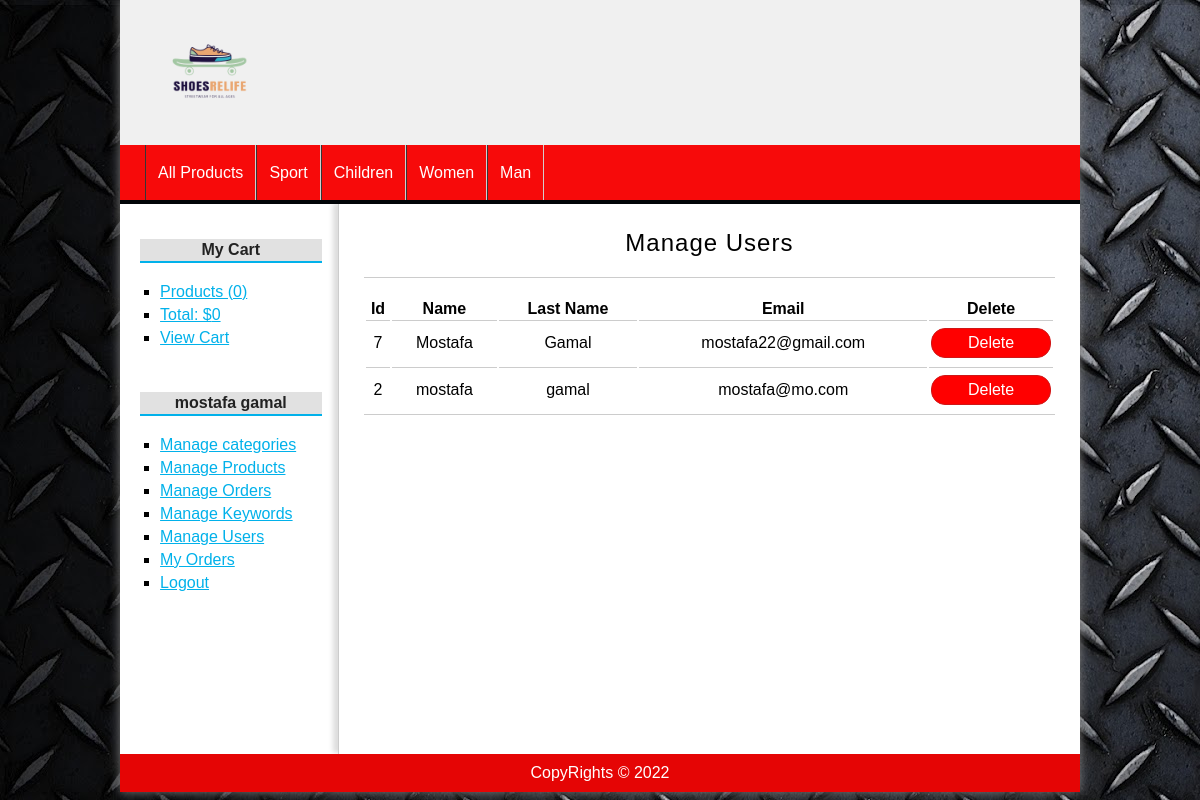
The app's page /users/index (signed in) with its own data.
### tables this page shows
CREATE TABLE `categories` (
  `id` int(255) NOT NULL,
  `name` varchar(100) NOT NULL
);

CREATE TABLE `users` (
  `id` int(255) NOT NULL,
  `name` varchar(100) NOT NULL,
  `lastname` varchar(255) DEFAULT NULL,
  `email` varchar(255) NOT NULL,
  `password` varchar(255) NOT NULL,
  `rol` varchar(20) DEFAULT NULL,
  `image` varchar(255) DEFAULT NULL
);

### config/database.php (called while the page is built)
<?php
class Database{
    public static function connect(){
        $db = new mysqli('localhost', 'root', '', 'php_mvc');
        $db->query("SET NAMES 'utf8'");
        return $db;
    }
}
?>

### helpers/helpers.php (called while the page is built, shortened)
<?php
class Helpers{
    public static function showCategories(){
        require_once 'models/Category.php';
        $category = new Category();
        $categories = $category->getAll();
        return $categories;
    }
}
?>

### models/Category.php (called while the page is built, shortened)
<?php
class Category{
    private $db;
    public function __construct()
    {
        $this->db = Database::connect();
    }
    Public function getAll(){
        $sql = "SELECT * FROM categories ORDER BY id DESC";
        $categories = $this->db->query($sql);
        return $categories;
    }
}
?>

### controllers/UsersController.php (called while the page is built, shortened)
<?php
require_once 'models/User.php';
class UsersController{
    public function index(){
        $user = new User();
        $users = $user->getAll();
        require_once 'views/users/index.php';
    }
}
?>

### models/User.php (called while the page is built, shortened)
<?php
class User{
    private $db;
    public function __construct()
    {
        $this->db = Database::connect();
    }
    Public function getAll(){
        $sql = "SELECT * FROM users ORDER BY id DESC";
        $users = $this->db->query($sql);
        return $users;
    }
}
?>

### views/users/index.php (the view)
<h1>Manage Users</h1>
<table>
    <tr>
        <th>Id</th>
        <th>Name</th>
        <th>Last Name</th>
        <th>Email</th>
        <th>Delete</th>
    </tr>
    <?php while($user = $users->fetch_object()): ?>
        <tr>
            <td><?= $user->id ?></td>
            <td><?= $user->name ?></td>
            <td><?= $user->lastname ?></td>
            <td><?= $user->email ?></td>
            <td>
            <a href="<?=base_url?>users/delete&id=<?=$user->id?>" class="button button-manage button-red">Delete</a>
            </td>
        </tr>
    <?php endwhile; ?>
</table>

### views/partials/header.php (shortened to what this page needs)
<!DOCTYPE html>
<html lang="en">
<head>
    <link rel="stylesheet" href="<?=base_url?>assets/css/styles.css">
</head>
<body>
    <div id="container">
        <header id="header">
            <div id="logo">
                <img src="<?=base_url?>assets/img/brandlogo.png" alt="Logo">
            </div>
        </header>
        <?php $categories = Helpers::showCategories(); ?>
        <nav id="menu">
            <ul>
                <li><a href="<?=base_url?>">All Products</a></li>
                <?php while($category = $categories->fetch_object()): ?>
                <li><a href="<?=base_url?>categories/show&id=<?=$category->id?>"><?= $category->name ?></a></li>
                <?php endwhile; ?>
            </ul>
        </nav>
        <div class="row">
        <div id="content">

### assets/css/styles.css (style rules this page uses)
* { padding: 0px; margin: 0px; font-family: sans-serif, Helvetica, Arial; }
body { background: url(../img/303.jpg); }
a { color: #01B1EA; }
table { text-align: center; width: 100%; border-bottom: 1px solid #ccc; }
td { border-top: 1px solid #ccc; padding: 2px; }
#container { width: 80%; margin: 0px auto; box-shadow: 0px 0px 10px gray; background: white; }
#header { height: 145px; background: #F0F0F0; }
#logo { padding: 20px; margin-left: 20px; float:left; }
#logo img { float:left; height: 100px; }
#menu { clear:both; background: #f70a0a; color: white; height: 55px; border-bottom: 4px solid #010407; }
#menu ul { list-style: none; text-decoration: none; margin: 0px auto; margin-left: 25px; }
#menu ul li { line-height: 55px; float:left; border-right: 1px solid #d5cdcd; }
#menu a { display: block; color: white; text-decoration: none; padding-left: 12px; padding-right: 12px; transition: all 300ms; }
#menu a:first-child { border-left: 1px solid #363636; }
#content { margin: 0px auto; overflow: hidden; background: white; }
input[type="button"], input[type="submit"], button, .button { display: block; border-radius: 14px; width: auto; padding: 5px; padding-left: 10px; padding-right: 10px; color: white; background: #2979CD; border: 1px solid #11608E; cursor:pointer; }
.button { background: #2514bd; color: white !important; text-decoration: none; }
.button-manage { margin-top: 5px; margin-bottom: 5px; }
.button-red { background: red; border: 1px solid #cf1717; }
#central h1 { font-size: 24px; font-weight: normal; letter-spacing: 1px; text-align: center; border-bottom: 1px solid #ccc; margin-bottom: 20px; padding: 20px; padding-top: 0px; }

### records on screen
categories: name "Sport"
categories: name "Children"
categories: name "Women"
categories: name "Man"
users: id "7", name "Mostafa", lastname "Gamal", email "mostafa22@gmail.com"
users: id "2", name "mostafa", lastname "gamal", email "mostafa@mo.com"

### other values on screen
$stats['count'] "0"
$stats['total'] "0"
$_SESSION['user_identity']->name "mostafa"
$_SESSION['user_identity']->lastname "gamal"
